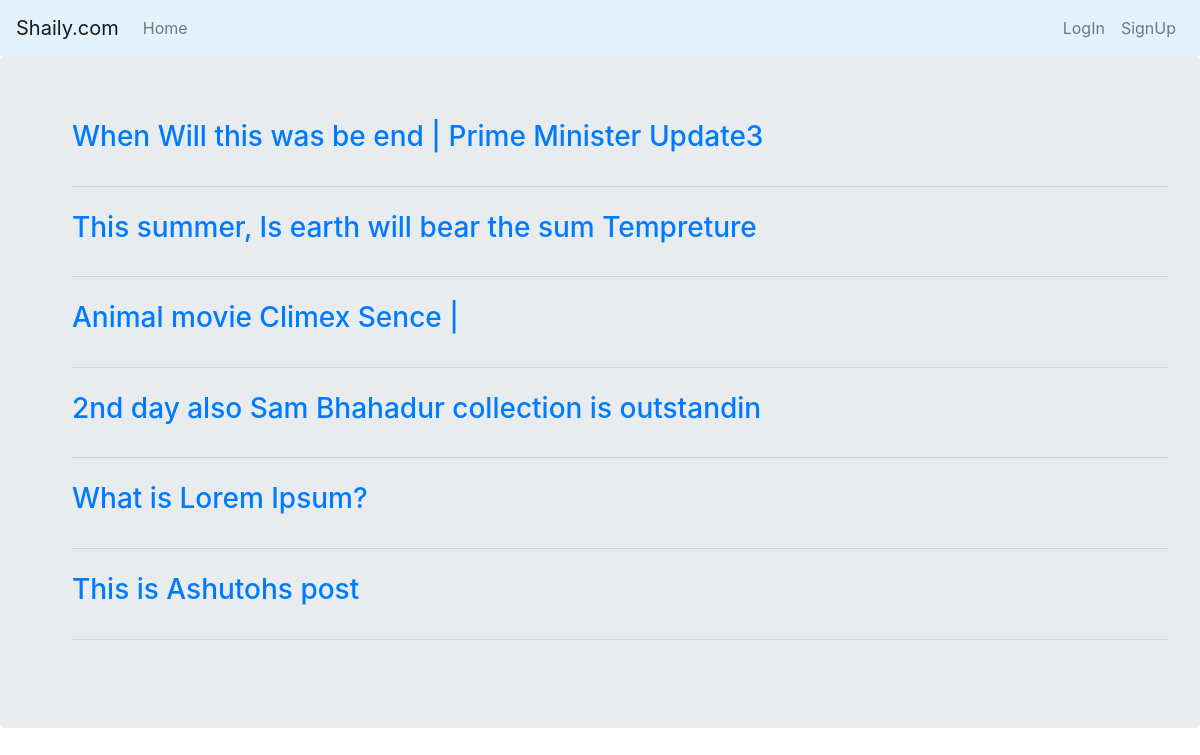
The page / on the database its author committed.
### testapp/models.py (models this page shows, shortened)
class Post(models.Model):
    title=models.CharField(max_length=100)
    body=models.TextField()
    author=models.ForeignKey(User,on_delete=models.CASCADE)
    like = models.ManyToManyField(User, related_name='like', blank=True)

### testapp/views.py (the view)
# urls.py: path('', views.home, name='home'),
def home(request):
    post = Post.objects.all()
    return render(request, 'index.html', {'posts': post})

### templates/index.html (shortened to what this page needs)
<!DOCTYPE html>
{% extends 'base.html' %}
{% block body_block %}
<html lang="en">
<head>
</head>
<body>
    <div class="jumbotron">
        <ul>
            {% for post in posts %}
            <li class="d-flex">
                <div><a href="/post/{{post.id}}">
                        <h3 class="display-5">{{post.title |capfirst }} </h3>
                    </a></div>
            </li>
            <hr class="my-4">
            {% endfor %}
        </ul>
    </div>
</body>
{% endblock %}

### rows shown on the page
Post: title "When Will this was be end | Prime Minister Update3"
Post: title "This summer, Is earth will bear the sum Tempreture"
Post: title "Animal movie Climex Sence |"
Post: title "2nd day also Sam Bhahadur collection is outstandin"
Post: title "What is Lorem Ipsum?"
Post: title "This is Ashutohs post"
